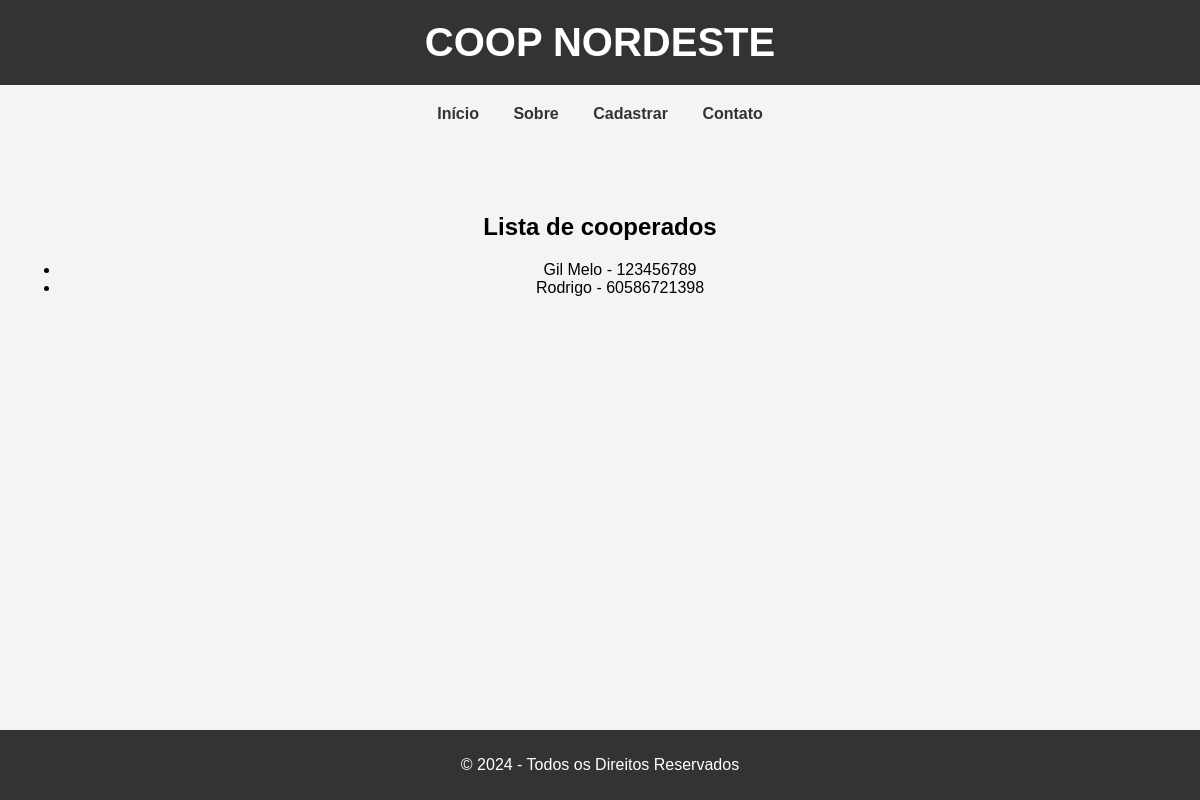
Before: / with the older database file.
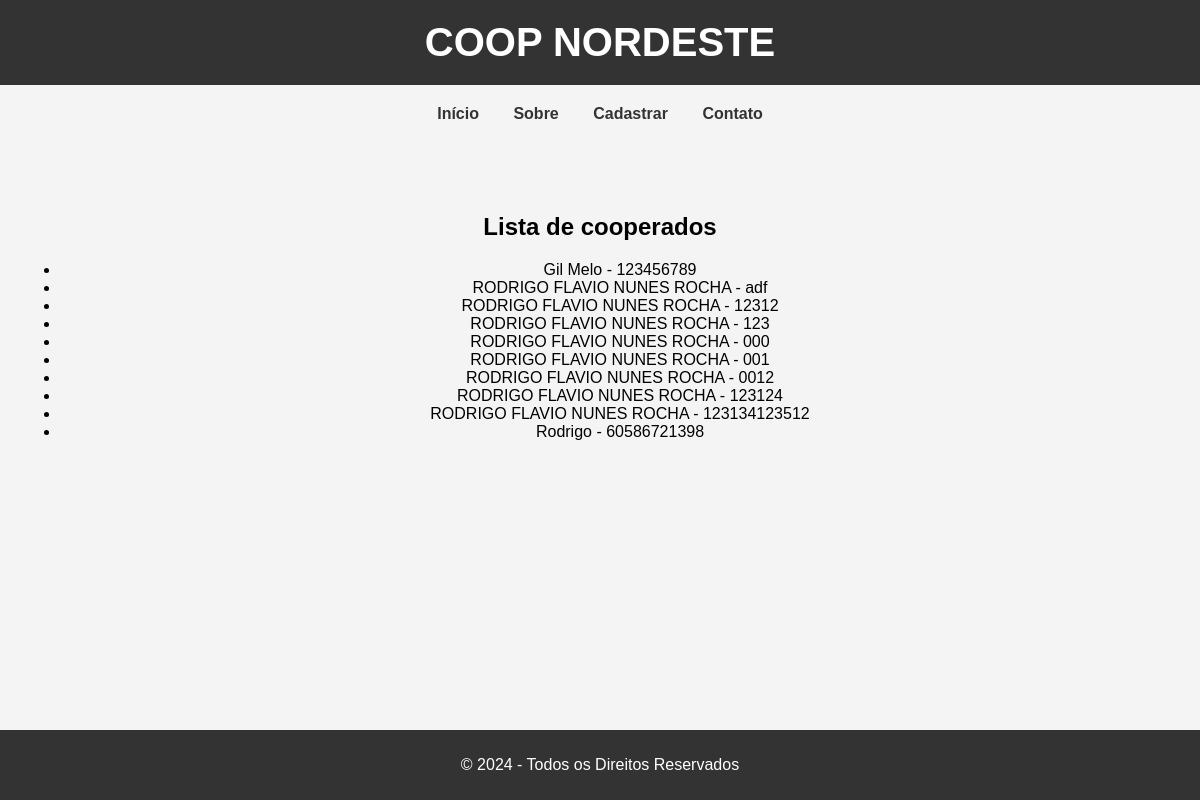
After: the same page with the newer database file.
### coop/models.py (models this page shows, shortened)
class Cooperado(models.Model):
    nome = models.CharField(max_length=255)
    cpf_cnpj = models.CharField(max_length=18, unique=True)
    endereco = models.TextField(blank=True, null=True)
    telefone = models.CharField(max_length=20, blank=True, null=True)
    email = models.EmailField(max_length=255, blank=True, null=True)
    data_admissao = models.DateField(auto_now_add=True)
    ativo = models.BooleanField(default=True)
    locacao = models.ForeignKey(Locacao, on_delete=models.PROTECT, null=True, blank=True)
    class Meta:
        verbose_name = 'Cooperado'
        verbose_name_plural = 'Cooperados'
        ordering = ['nome']

### coop/views.py (the view)
# urls.py: path('', mostrar_home),
def mostrar_home(request):
    cooperados = Cooperado.objects.all()
    return render (request,"home.html",{'cooperados':cooperados})

### coop/templates/home.html (shortened to what this page needs)
<!DOCTYPE html>
<html lang="pt-br">
<head>
</head>
<body>
    <header>
        <h1>COOP NORDESTE</h1>
    </header>
    <nav>
        <a href="/">Início</a>
        <a href="{% url 'sobre' %}">Sobre</a>
        <a href="{% url 'cadastro' %}">Cadastrar</a>
        <a href="{% url 'contato' %}">Contato</a>
    </nav>
    <section>
        <h2>Lista de cooperados</h2>
            <ul>
                {% for cooperado in cooperados %}
                <li>
                    {{cooperado.nome}} - {{cooperado.cpf_cnpj}}
                </li>
                {% endfor %}
            </ul>
    </section>
    <footer>
        <p>&copy; 2024 - Todos os Direitos Reservados</p>
    </footer>
</body>
</html>

### coop/templates/home.html (style rules this page uses)
body { font-family: Arial, sans-serif; background-color: #f4f4f4; margin: 0; padding: 0; text-align: center; }
header { background-color: #333; color: white; padding: 20px 0; }
header h1 { margin: 0; font-size: 2.5em; }
nav { margin: 20px 0; }
nav a { margin: 0 15px; text-decoration: none; color: #333; font-weight: bold; }
section { padding: 50px 20px; }
footer { background-color: #333; color: white; padding: 10px 0; position: fixed; bottom: 0; width: 100%; }

Changed rows visible on the page:
added Cooperado: nome "RODRIGO FLAVIO NUNES ROCHA", cpf_cnpj "adf"
added Cooperado: nome "RODRIGO FLAVIO NUNES ROCHA", cpf_cnpj "12312"
added Cooperado: nome "RODRIGO FLAVIO NUNES ROCHA", cpf_cnpj "123"
added Cooperado: nome "RODRIGO FLAVIO NUNES ROCHA", cpf_cnpj "000"
added Cooperado: nome "RODRIGO FLAVIO NUNES ROCHA", cpf_cnpj "001"
added Cooperado: nome "RODRIGO FLAVIO NUNES ROCHA", cpf_cnpj "0012"
added Cooperado: nome "RODRIGO FLAVIO NUNES ROCHA", cpf_cnpj "123124"
added Cooperado: nome "RODRIGO FLAVIO NUNES ROCHA", cpf_cnpj "123134123512"
